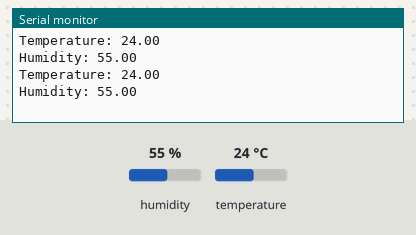
Recording of a sketch running on a simulated ESP32. On the bench: the last lines printed to the serial monitor. The inputs (shaded band) are chosen by the test bench; at power-on: humidity 55 %, temperature 24 °C.

Above: at 6.8 s.
6.9 s: humidity set to 22 %
At 9.7 s:
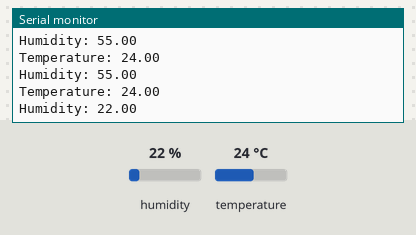
11.4 s: temperature set to 12 °C
At 13.2 s:
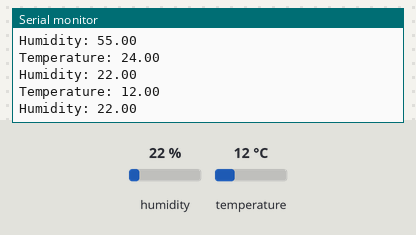
15.9 s: humidity set to 40 %
At 19.0 s:
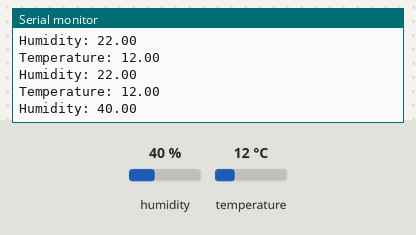
Timing chart, 0 to 20.5 s (numbered marks = the images above; inputs shaded):
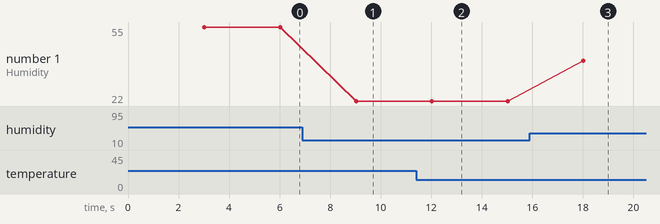

The sketch:

green-house-system.ino
```cpp
#include "ghs.h"        // Include the Wi-Fi library

const char* ssid     = WIFI_SSID;         // The SSID (name) of the Wi-Fi network you want to connect to
const char* password = WIFI_PASSWORD;     // The password of the Wi-Fi network

unsigned long dht_previous_millis = 0, dht_interval = DHT_INTERVAL;

float temperature = 0.0;
float humidity = 0.0;

void setup() {
  Serial.begin(115200);         // Start the Serial communication to send messages to the computer
  delay(10);
//  WiFi.begin(ssid, password);             // Connect to the network
//  Serial.print("Connecting to: ");
//  Serial.print(ssid);
//
//  while (WiFi.status() != WL_CONNECTED) { // Wait for the Wi-Fi to connect
//    delay(500);
//    Serial.print('.');
//  }
//
//  Serial.println('\n');
//  Serial.println("Connection established!");
//  Serial.print("IP address:\t");
//  Serial.println(WiFi.localIP());        // Send the IP address of the ESP8266 to the computer
////  secured_client.setCACert(TELEGRAM_CERTIFICATE_ROOT);
}

void loop() {
  unsigned long dht_current_millis = millis();
  if (dht_current_millis - dht_previous_millis >= dht_interval) {
    dht_previous_millis = dht_current_millis;
    float new_temp = dht.readTemperature();
    if (isnan(new_temp)) {
      Serial.println("Failed to read temperature from the DHT sensor...");
    }
    else {
      temperature = new_temp;
      Serial.print("Temperature: ");
      Serial.println(temperature);
    }
    float new_hum = dht.readHumidity();
    if (isnan(new_hum)) {
      Serial.println("Failed to read humidity from the DHT sensor...");
    }
    else {
      humidity = new_hum;
      Serial.print("Humidity: ");
      Serial.println(humidity);
    }
  }
}
```

dht_esp8266.ino
```cpp
//#include "ghs.h"
//
//DHT dht(DHTPIN, DHTTYPE);
//
//float temperature = 0.0;
//float humidity = 0.0;
//
//unsigned long dht_previous_millis = 0, dht_interval = DHT_INTERVAL;
//
//String dhtOutputProcessor(const String& var);
//
//void setup() {
//  Serial.begin(115200);
//  dht.begin();
//}
//
//void loop() {
//  unsigned long dht_current_millis = millis();
//  if (dht_current_millis - dht_previous_millis >= dht_interval) {
//    dht_previous_millis = dht_current_millis;
//    float new_temp = dht.readTemperature();
//    if (isnan(new_temp)) {
//      Serial.println("Failed to read temperature from the DHT sensor...");
//    }
//    else {
//      temperature = new_temp;
//      Serial.print("Temperature: ");
//      Serial.println(temperature);
//    }
//    float new_hum = dht.readHumidity();
//    if (isnan(new_hum)) {
//      Serial.println("Failed to read humidity from the DHT sensor...");
//    }
//    else {
//      humidity = new_hum;
//      Serial.print("Humidity: ");
//      Serial.println(humidity);
//    }
//  }
//}
//
//String dhtOutputProcessor(const String& var) {
//  if (var == "TEMPERATURE") {
//    return String(temperature);
//  }
//  else if (var == "HUMIDITY") {
//    return String(humidity);
//  }
//  else {
//    return String();
//  }
//}
//
```

ghs.h
```cpp
#ifndef GHS_H
#define GHS_H

#include <ThingSpeak.h>
#include <WiFi.h>
#include <WiFiClientSecure.h>
#include <Arduino.h>
#include <Adafruit_Sensor.h>
#include <DHT.h>
#include <UniversalTelegramBot.h>
#include <ArduinoJson.h>

#define WIFI_SSID "Okay "
#define WIFI_PASSWORD "d1rtythieve5"
#define WIFI_INTERVAL 30000 // time interval to check for WiFi connection

#define BOT_TOKEN "5457792707:AAGYTrXTsPrQKJaKAURFKlgQmeULnsYxNHQ"
#define BOT_INTERVAL 10000
#define CHAT_ID "775672614"

#define WRITE_API_KEY "DKYNTBDAY8P1CEPM"
#define CHANNEL_NUMBER 1806044
#define THINGSPEAK_INTERVAL 15000

#define DHT_INTERVAL 3000
#define DHTPIN 23 // digital pin connected to the DHT sensor
#define DHTTYPE DHT11 // DHT 11

#define SOIL_MOISTURE_PIN A0

#define PHONE_NUMBER "+254773303396"

DHT dht(DHTPIN, DHTTYPE);

WiFiClient client;
WiFiClientSecure secured_client;
UniversalTelegramBot bot(BOT_TOKEN, secured_client);

#endif /* GHS_H */
```

sim800l_esp8266.ino
```cpp
//#include <SoftwareSerial.h>
//#include "ghs.h"
//
//SoftwareSerial sim800l(13, 12); // RX, TX
//String phone_number = PHONE_NUMBER;
//
//void sendSMS();
//
//void setup() {
//  pinMode(15, INPUT);
//  sim800l.begin(9600);
//  Serial.begin(9600);
//  delay(1000);
//}
//
//void loop() {
//  if (digitalRead(15)) {
//    Serial.println("Button pressed...");
//    delay(200);
//    sendSMS();
//  }
//
//  if (sim800l.available()) {
//    Serial.write(sim800l.read());
//  }
//}
//
//void sendSMS() {
//  String message = "Hello World !";
//  Serial.println("Sending SMS...");
//  sim800l.print("AT+CMGF=1\r"); // sets the module to SMS mode
//  delay(100);
//  sim800l.print("AT+CMGS=\"" + phone_number + "\"\r");
//  delay(500);
//  sim800l.print(message);
//  delay(500);
//  sim800l.print((char)26);
//  delay(500);
//  Serial.println("Text Sent.");
//  delay(500);
//}
```

soil_moisture_esp8266.ino
```cpp
//#include "ghs.h"
//
//unsigned long soil_moisture_content = 0;
//
//void setup() {
//  Serial.begin(115200);
//}
//
//void loop() {
//  soil_moisture_content = analogRead(SOIL_MOISTURE_PIN);
//  Serial.print("Soil moisture content: ");
//  Serial.println(soil_moisture_content);
//}
```

wif_connect_esp8266.ino
```cpp
//#include <ESP8266WiFi.h>
//#include "ghs.h"
//
//unsigned long wifi_previous_millis = 0, wifi_interval = WIFI_CONNECTION_CHECK_INTERVAL;
//
//void initWiFi();
//
//void setup() {
//  Serial.begin(115200);
//  initWiFi();
//  Serial.print("RSSI: ");
//  Serial.println(WiFi.RSSI());
//}
//
//void loop() {
//    unsigned long currentMillis = millis();
//    if (currentMillis - wifi_previous_millis >= wifi_interval){ // check for WiFi connection every 3 seconds
//      switch (WiFi.status()){
//        case WL_NO_SSID_AVAIL:
//          Serial.println("WiFi Network cannot be reached");
//          break;
//        case WL_CONNECTED:
//          break;
//        case WL_CONNECT_FAILED:
//          Serial.println("WiFi Connection failed");
//          break;
//      }
//      wifi_previous_millis = currentMillis;
//    }
//}
//
//void initWiFi() {
//  WiFi.mode(WIFI_STA);
//  WiFi.begin(WIFI_SSID, WIFI_PASSWORD);
//  Serial.print("Connecting to WiFi Network: ");
//  Serial.println(WIFI_SSID);
//  while (WiFi.status() != WL_CONNECTED) {
//    Serial.print('.');
//    delay(500);
//  }
//  Serial.println();
//  Serial.print("Local IP address: ");
//  Serial.println(WiFi.localIP());
//  WiFi.setAutoReconnect(true); // reconnect automatically when connection is lost
//  WiFi.persistent(true);
//}
```

Measured:
- after the input at 6.9 s, the serial monitor: prints a new line after 2.1 s (image 1)
- after the input at 11.4 s, the serial monitor: prints a new line after 0.62 s (image 2)
- after the input at 15.9 s, the serial monitor: prints a new line after 2.1 s (image 3)
- plotted number 1: 55 → 22 after the input at 6.9 s, 22 → 40 after the input at 15.9 s
